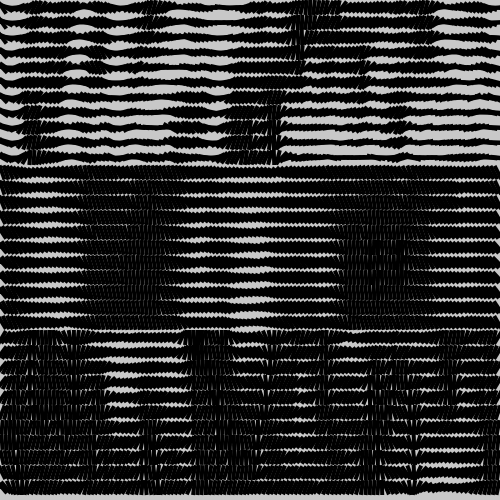
Frame 1 (no input)
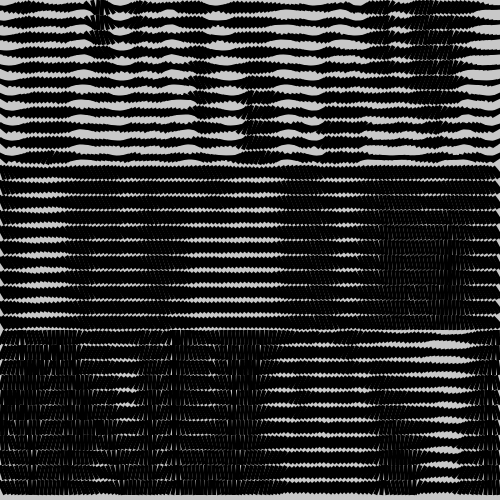
Frame 60 (no input)
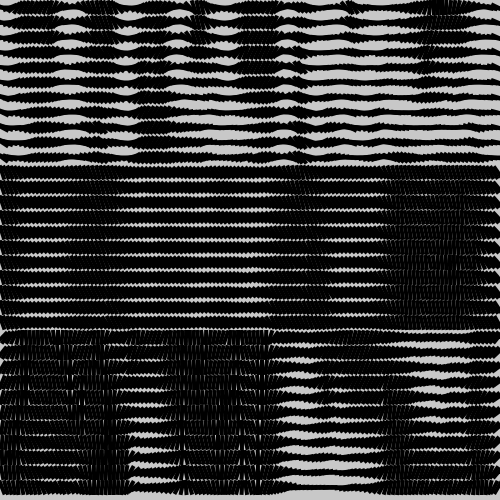
Frame 120 (the mouse pressed at the canvas centre since frame 60)

The p5.js sketch that drew these frames (run headless with seeded random() and noise() and a simulated clock; from frame 60 on, the mouse is pressed at the canvas centre):

// p5.js sketch
// ── sketch.js
var rectWidth;
var rectHeight;
var counter;

function setup() {
  createCanvas(500, 500);
  rectWidth = 15;
  rectHeight = 4;
  counter = 0;
  rectMode(CENTER);
  noStroke();
}

function draw() {
  background(200);
  fill(0);
  var mult = Math.PI;
  for (var y = rectWidth/2; y < width; y+=rectWidth) {
    if (y > width * 0.33) {
      mult = Math.PI * 0.33;
    }
    if (y > width * 0.66) {
      mult = Math.PI * 0.66;
    }
    for (var x = rectHeight/2; x < height; x+=rectHeight) {
      push();
      var n = noise(x*0.02, y*0.0038, counter*0.01)*2.0;
      translate(x, y);
      rotate(mult*n);
      rect(0, 0, rectWidth, rectHeight);
      pop();
    }
  }
  counter++;
}
